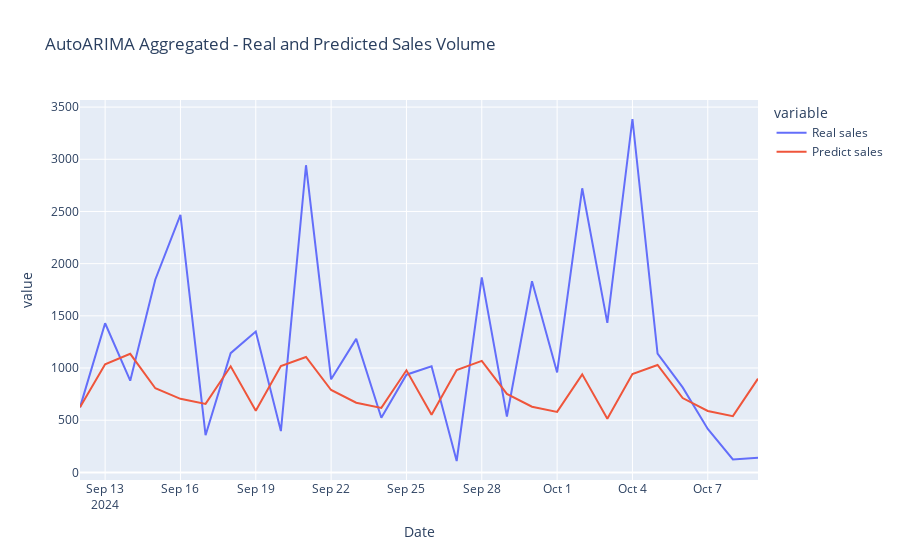

The notebook cell this image was saved under:
### Code cell
# Plot the results
fig = px.line(df_plot, x='Date', y=['Real sales', 'Predict sales'], title='AutoARIMA Aggregated - Real and Predicted Sales Volume')
fig.show()

### Figure 1 — Plotly figure (JSON) as saved in the notebook; plotly's stock layout.template omitted (floating-point values rounded to 4 significant figures)
{"data": [{"hovertemplate": "variable=Real sales<br>Date=%{x}<br>value=%{y}<extra></extra>", "legendgroup": "Real sales", "line": {"color": "#636efa", "dash": "solid"}, "marker": {"symbol": "circle"}, "mode": "lines", "name": "Real sales", "orientation": "v", "showlegend": true, "type": "scatter", "x": ["2024-09-12T00:00:00", "2024-09-13T00:00:00", "2024-09-14T00:00:00", "2024-09-15T00:00:00", "2024-09-16T00:00:00", "2024-09-17T00:00:00", "2024-09-18T00:00:00", "2024-09-19T00:00:00", "2024-09-20T00:00:00", "2024-09-21T00:00:00", "2024-09-22T00:00:00", "2024-09-23T00:00:00", "2024-09-24T00:00:00", "2024-09-25T00:00:00", "2024-09-26T00:00:00", "2024-09-27T00:00:00", "2024-09-28T00:00:00", "2024-09-29T00:00:00", "2024-09-30T00:00:00", "2024-10-01T00:00:00", "2024-10-02T00:00:00", "2024-10-03T00:00:00", "2024-10-04T00:00:00", "2024-10-05T00:00:00", "2024-10-06T00:00:00", "2024-10-07T00:00:00", "2024-10-08T00:00:00", "2024-10-09T00:00:00"], "xaxis": "x", "y": [623, 1429, 879, 1848, 2468, 356, 1142, 1349, 396, 2943, 892, 1279, 523, 936, 1016, 109, 1868, 535, 1831, 958, 2722, 1433, 3386, 1139, 814, 416, 124, 141], "yaxis": "y"}, {"hovertemplate": "variable=Predict sales<br>Date=%{x}<br>value=%{y}<extra></extra>", "legendgroup": "Predict sales", "line": {"color": "#EF553B", "dash": "solid"}, "marker": {"symbol": "circle"}, "mode": "lines", "name": "Predict sales", "orientation": "v", "showlegend": true, "type": "scatter", "x": ["2024-09-12T00:00:00", "2024-09-13T00:00:00", "2024-09-14T00:00:00", "2024-09-15T00:00:00", "2024-09-16T00:00:00", "2024-09-17T00:00:00", "2024-09-18T00:00:00", "2024-09-19T00:00:00", "2024-09-20T00:00:00", "2024-09-21T00:00:00", "2024-09-22T00:00:00", "2024-09-23T00:00:00", "2024-09-24T00:00:00", "2024-09-25T00:00:00", "2024-09-26T00:00:00", "2024-09-27T00:00:00", "2024-09-28T00:00:00", "2024-09-29T00:00:00", "2024-09-30T00:00:00", "2024-10-01T00:00:00", "2024-10-02T00:00:00", "2024-10-03T00:00:00", "2024-10-04T00:00:00", "2024-10-05T00:00:00", "2024-10-06T00:00:00", "2024-10-07T00:00:00", "2024-10-08T00:00:00", "2024-10-09T00:00:00"], "xaxis": "x", "y": [624.8, 1036.0, 1136.0, 805.9, 704.7, 656.5, 1016.0, 589.4, 1018.0, 1106.0, 789.4, 667.1, 617.7, 977.9, 552.7, 981.3, 1069.0, 752.1, 629.0, 579.3, 939.2, 513.7, 942.0, 1029.0, 712.1, 588.7, 538.7, 898.3], "yaxis": "y"}], "layout": {"legend": {"title": {"text": "variable"}, "tracegroupgap": 0}, "title": {"text": "AutoARIMA Aggregated - Real and Predicted Sales Volume"}, "xaxis": {"anchor": "y", "domain": [0, 1], "title": {"text": "Date"}}, "yaxis": {"anchor": "x", "domain": [0, 1], "title": {"text": "value"}}}}
